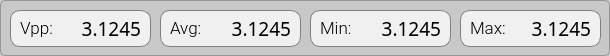
              <widget class="QGroupBox" name="groupBox_ch4_2">
               <property name="sizePolicy">
                <sizepolicy hsizetype="Expanding" vsizetype="Preferred">
                 <horstretch>0</horstretch>
                 <verstretch>0</verstretch>
                </sizepolicy>
               </property>
               <property name="minimumSize">
                <size>
                 <width>310</width>
                 <height>55</height>
                </size>
               </property>
               <property name="maximumSize">
                <size>
                 <width>3000</width>
                 <height>10000</height>
                </size>
               </property>
               <property name="font">
                <font>
                 <family>Roboto Medium</family>
                 <pointsize>11</pointsize>
                </font>
               </property>
               <property name="styleSheet">
                <string notr="true">QGroupBox {background-color: rgb(200,200,200);border: 1px solid rgb(150,150,150); border-radius: 5px;}; 
QGroupBox::title {subcontrol-origin: margin;left: 10px;padding: 0 3px 0 3px;}</string>
               </property>
               <property name="title">
                <string/>
               </property>
               <widget class="QLabel" name="label_8">
                <property name="geometry">
                 <rect>
                  <x>20</x>
                  <y>18</y>
                  <width>35</width>
                  <height>20</height>
                 </rect>
                </property>
                <property name="font">
                 <font>
                  <family>Roboto Light</family>
                  <pointsize>13</pointsize>
                  <weight>50</weight>
                  <bold>false</bold>
                 </font>
                </property>
                <property name="text">
                 <string>Vpp:</string>
                </property>
               </widget>
               <widget class="QTextBrowser" name="textBrowser_measVpp">
                <property name="enabled">
                 <bool>true</bool>
                </property>
                <property name="geometry">
                 <rect>
                  <x>10</x>
                  <y>10</y>
                  <width>141</width>
                  <height>37</height>
                 </rect>
                </property>
                <property name="sizePolicy">
                 <sizepolicy hsizetype="Minimum" vsizetype="Fixed">
                  <horstretch>0</horstretch>
                  <verstretch>0</verstretch>
                 </sizepolicy>
                </property>
                <property name="font">
                 <font>
                  <family>Roboto Mono Medium</family>
                  <pointsize>14</pointsize>
                  <weight>50</weight>
                  <italic>false</italic>
                  <bold>false</bold>
                 </font>
                </property>
                <property name="cursor" stdset="0">
                 <cursorShape>IBeamCursor</cursorShape>
                </property>
                <property name="styleSheet">
                 <string notr="true">QTextBrowser {
	background-color: rgba(240,240,240, 1.0);border: 1px solid gray; border-radius:10px;
	text-align:right;font-family:'Roboto Mono Medium','Roboto'; font-size:14pt; font-weight:400;
	color:black; 
}

QTextBrowser:disabled {
    color: gray;
	background-color: transparent;
	border: 1px solid gray; border-radius:10px;
	text-align:center;font-family:'Roboto Mono Medium'; font-size:30pt; font-weight:500;
}</string>
                </property>
                <property name="html">
                 <string>&lt;!DOCTYPE HTML PUBLIC &quot;-//W3C//DTD HTML 4.0//EN&quot; &quot;http://www.w3.org/TR/REC-html40/strict.dtd&quot;&gt;
&lt;html&gt;&lt;head&gt;&lt;meta name=&quot;qrichtext&quot; content=&quot;1&quot; /&gt;&lt;style type=&quot;text/css&quot;&gt;
p, li { white-space: pre-wrap; }
&lt;/style&gt;&lt;/head&gt;&lt;body style=&quot; font-family:'Roboto Mono Medium','Roboto'; font-size:14pt; font-weight:400; font-style:normal;&quot;&gt;
&lt;p align=&quot;right&quot; style=&quot; margin-top:0px; margin-bottom:0px; margin-left:0px; margin-right:0px; -qt-block-indent:0; text-indent:0px;&quot;&gt;&lt;span style=&quot; font-family:'Roboto Mono Medium','Roboto Mono Medium'; font-weight:496;&quot;&gt;3.1245 &lt;/span&gt;&lt;/p&gt;&lt;/body&gt;&lt;/html&gt;</string>
                </property>
               </widget>
               <widget class="QLabel" name="label_9">
                <property name="geometry">
                 <rect>
                  <x>170</x>
                  <y>18</y>
                  <width>35</width>
                  <height>20</height>
                 </rect>
                </property>
                <property name="font">
                 <font>
                  <family>Roboto Light</family>
                  <pointsize>13</pointsize>
                  <weight>50</weight>
                  <bold>false</bold>
                 </font>
                </property>
                <property name="text">
                 <string>Avg:</string>
                </property>
               </widget>
               <widget class="QTextBrowser" name="textBrowser_measMax">
                <property name="enabled">
                 <bool>true</bool>
                </property>
                <property name="geometry">
                 <rect>
                  <x>460</x>
                  <y>10</y>
                  <width>141</width>
                  <height>37</height>
                 </rect>
                </property>
                <property name="sizePolicy">
                 <sizepolicy hsizetype="Minimum" vsizetype="Fixed">
                  <horstretch>0</horstretch>
                  <verstretch>0</verstretch>
                 </sizepolicy>
                </property>
                <property name="font">
                 <font>
                  <family>Roboto Mono Medium</family>
                  <pointsize>14</pointsize>
                  <weight>50</weight>
                  <italic>false</italic>
                  <bold>false</bold>
                 </font>
                </property>
                <property name="cursor" stdset="0">
                 <cursorShape>IBeamCursor</cursorShape>
                </property>
                <property name="styleSheet">
                 <string notr="true">QTextBrowser {
	background-color: rgba(240,240,240, 1.0);border: 1px solid gray; border-radius:10px;
	text-align:right;font-family:'Roboto Mono Medium','Roboto'; font-size:14pt; font-weight:400;
	color:black; 
}

QTextBrowser:disabled {
	color:gray;
	background-color: transparent;
	border: 1px solid gray; border-radius:10px;
	text-align:center;font-family:'Roboto Mono Medium'; font-size:30pt; font-weight:500;
}</string>
                </property>
                <property name="html">
                 <string>&lt;!DOCTYPE HTML PUBLIC &quot;-//W3C//DTD HTML 4.0//EN&quot; &quot;http://www.w3.org/TR/REC-html40/strict.dtd&quot;&gt;
&lt;html&gt;&lt;head&gt;&lt;meta name=&quot;qrichtext&quot; content=&quot;1&quot; /&gt;&lt;style type=&quot;text/css&quot;&gt;
p, li { white-space: pre-wrap; }
&lt;/style&gt;&lt;/head&gt;&lt;body style=&quot; font-family:'Roboto Mono Medium','Roboto'; font-size:14pt; font-weight:400; font-style:normal;&quot;&gt;
&lt;p align=&quot;right&quot; style=&quot; margin-top:0px; margin-bottom:0px; margin-left:0px; margin-right:0px; -qt-block-indent:0; text-indent:0px;&quot;&gt;&lt;span style=&quot; font-family:'Roboto Mono Medium','Roboto Mono Light'; font-weight:496;&quot;&gt;3.1245 &lt;/span&gt;&lt;/p&gt;&lt;/body&gt;&lt;/html&gt;</string>
                </property>
               </widget>
               <widget class="QTextBrowser" name="textBrowser_measMin">
                <property name="enabled">
                 <bool>true</bool>
                </property>
                <property name="geometry">
                 <rect>
                  <x>310</x>
                  <y>10</y>
                  <width>141</width>
                  <height>37</height>
                 </rect>
                </property>
                <property name="sizePolicy">
                 <sizepolicy hsizetype="Minimum" vsizetype="Fixed">
                  <horstretch>0</horstretch>
                  <verstretch>0</verstretch>
                 </sizepolicy>
                </property>
                <property name="font">
                 <font>
                  <family>Roboto Mono Medium</family>
                  <pointsize>14</pointsize>
                  <weight>50</weight>
                  <italic>false</italic>
                  <bold>false</bold>
                 </font>
                </property>
                <property name="cursor" stdset="0">
                 <cursorShape>IBeamCursor</cursorShape>
                </property>
                <property name="styleSheet">
                 <string notr="true">QTextBrowser {
	background-color: rgba(240,240,240, 1.0);border: 1px solid gray; border-radius:10px;
	text-align:right;font-family:'Roboto Mono Medium','Roboto'; font-size:14pt; font-weight:400;
	color:black; 
}

QTextBrowser:disabled {
	color:gray;
	background-color: transparent;
	border: 1px solid gray; border-radius:10px;
	text-align:center;font-family:'Roboto Mono Medium'; font-size:30pt; font-weight:500;
}</string>
                </property>
                <property name="html">
                 <string>&lt;!DOCTYPE HTML PUBLIC &quot;-//W3C//DTD HTML 4.0//EN&quot; &quot;http://www.w3.org/TR/REC-html40/strict.dtd&quot;&gt;
&lt;html&gt;&lt;head&gt;&lt;meta name=&quot;qrichtext&quot; content=&quot;1&quot; /&gt;&lt;style type=&quot;text/css&quot;&gt;
p, li { white-space: pre-wrap; }
&lt;/style&gt;&lt;/head&gt;&lt;body style=&quot; font-family:'Roboto Mono Medium','Roboto'; font-size:14pt; font-weight:400; font-style:normal;&quot;&gt;
&lt;p align=&quot;right&quot; style=&quot; margin-top:0px; margin-bottom:0px; margin-left:0px; margin-right:0px; -qt-block-indent:0; text-indent:0px;&quot;&gt;&lt;span style=&quot; font-family:'Roboto Mono Medium','Roboto Mono Medium'; font-weight:496;&quot;&gt;3.1245 &lt;/span&gt;&lt;/p&gt;&lt;/body&gt;&lt;/html&gt;</string>
                </property>
               </widget>
               <widget class="QTextBrowser" name="textBrowser_measAvg">
                <property name="enabled">
                 <bool>true</bool>
                </property>
                <property name="geometry">
                 <rect>
                  <x>160</x>
                  <y>10</y>
                  <width>141</width>
                  <height>37</height>
                 </rect>
                </property>
                <property name="sizePolicy">
                 <sizepolicy hsizetype="Minimum" vsizetype="Fixed">
                  <horstretch>0</horstretch>
                  <verstretch>0</verstretch>
                 </sizepolicy>
                </property>
                <property name="font">
                 <font>
                  <family>Roboto Mono Medium</family>
                  <pointsize>14</pointsize>
                  <weight>50</weight>
                  <italic>false</italic>
                  <bold>false</bold>
                 </font>
                </property>
                <property name="cursor" stdset="0">
                 <cursorShape>IBeamCursor</cursorShape>
                </property>
                <property name="styleSheet">
                 <string notr="true">QTextBrowser {
	background-color: rgba(240,240,240, 1.0);border: 1px solid gray; border-radius:10px;
	text-align:right;font-family:'Roboto Mono Medium','Roboto'; font-size:14pt; font-weight:400;
	color:black; 
}

QTextBrowser:disabled {
	color:gray;
	background-color: transparent;
	border: 1px solid gray; border-radius:10px;
	text-align:center;font-family:'Roboto Mono Medium'; font-size:30pt; font-weight:500;
}</string>
                </property>
                <property name="html">
                 <string>&lt;!DOCTYPE HTML PUBLIC &quot;-//W3C//DTD HTML 4.0//EN&quot; &quot;http://www.w3.org/TR/REC-html40/strict.dtd&quot;&gt;
&lt;html&gt;&lt;head&gt;&lt;meta name=&quot;qrichtext&quot; content=&quot;1&quot; /&gt;&lt;style type=&quot;text/css&quot;&gt;
p, li { white-space: pre-wrap; }
&lt;/style&gt;&lt;/head&gt;&lt;body style=&quot; font-family:'Roboto Mono Medium','Roboto'; font-size:14pt; font-weight:400; font-style:normal;&quot;&gt;
&lt;p align=&quot;right&quot; style=&quot; margin-top:0px; margin-bottom:0px; margin-left:0px; margin-right:0px; -qt-block-indent:0; text-indent:0px;&quot;&gt;&lt;span style=&quot; font-family:'Roboto Mono Medium','Roboto Mono Light'; font-weight:496;&quot;&gt;3.1245 &lt;/span&gt;&lt;/p&gt;&lt;/body&gt;&lt;/html&gt;</string>
                </property>
               </widget>
               <widget class="QLabel" name="label_11">
                <property name="geometry">
                 <rect>
                  <x>320</x>
                  <y>18</y>
                  <width>35</width>
                  <height>20</height>
                 </rect>
                </property>
                <property name="font">
                 <font>
                  <family>Roboto Light</family>
                  <pointsize>13</pointsize>
                  <weight>50</weight>
                  <bold>false</bold>
                 </font>
                </property>
                <property name="text">
                 <string>Min:</string>
                </property>
               </widget>
               <widget class="QLabel" name="label_10">
                <property name="geometry">
                 <rect>
                  <x>470</x>
                  <y>18</y>
                  <width>35</width>
                  <height>20</height>
                 </rect>
                </property>
                <property name="font">
                 <font>
                  <family>Roboto Light</family>
                  <pointsize>13</pointsize>
                  <weight>50</weight>
                  <bold>false</bold>
                 </font>
                </property>
                <property name="text">
                 <string>Max:</string>
                </property>
               </widget>
               <zorder>textBrowser_measVpp</zorder>
               <zorder>textBrowser_measMax</zorder>
               <zorder>textBrowser_measMin</zorder>
               <zorder>textBrowser_measAvg</zorder>
               <zorder>label_9</zorder>
               <zorder>label_8</zorder>
               <zorder>label_11</zorder>
               <zorder>label_10</zorder>
              </widget>
